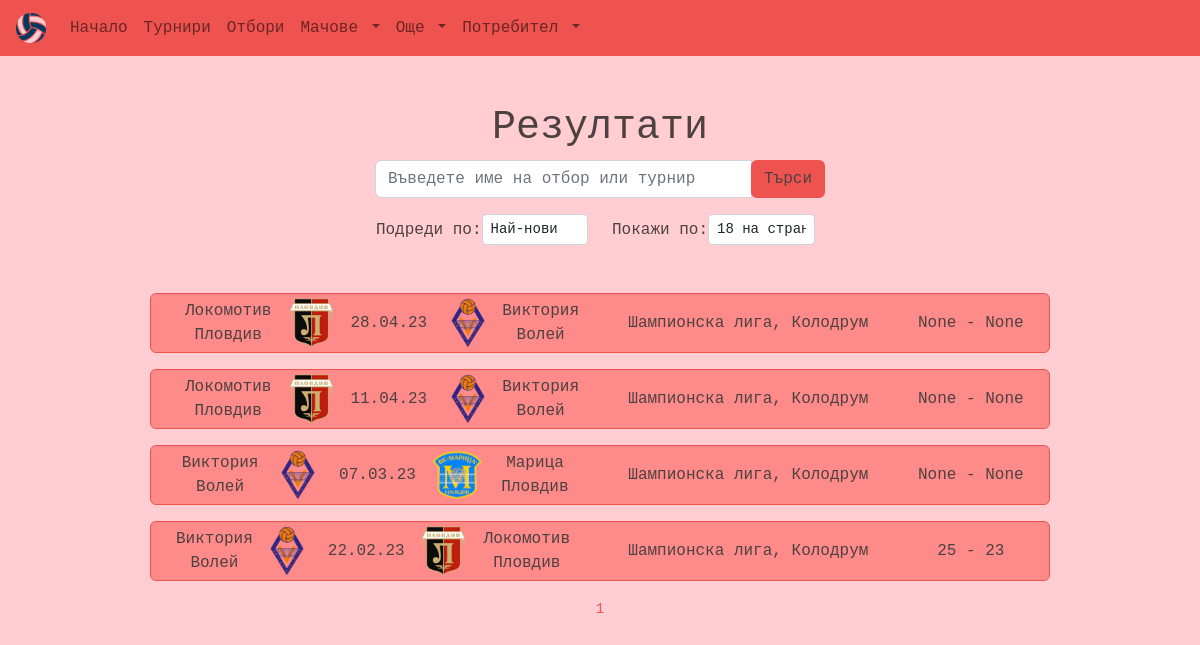
The app's page /results/, older data.
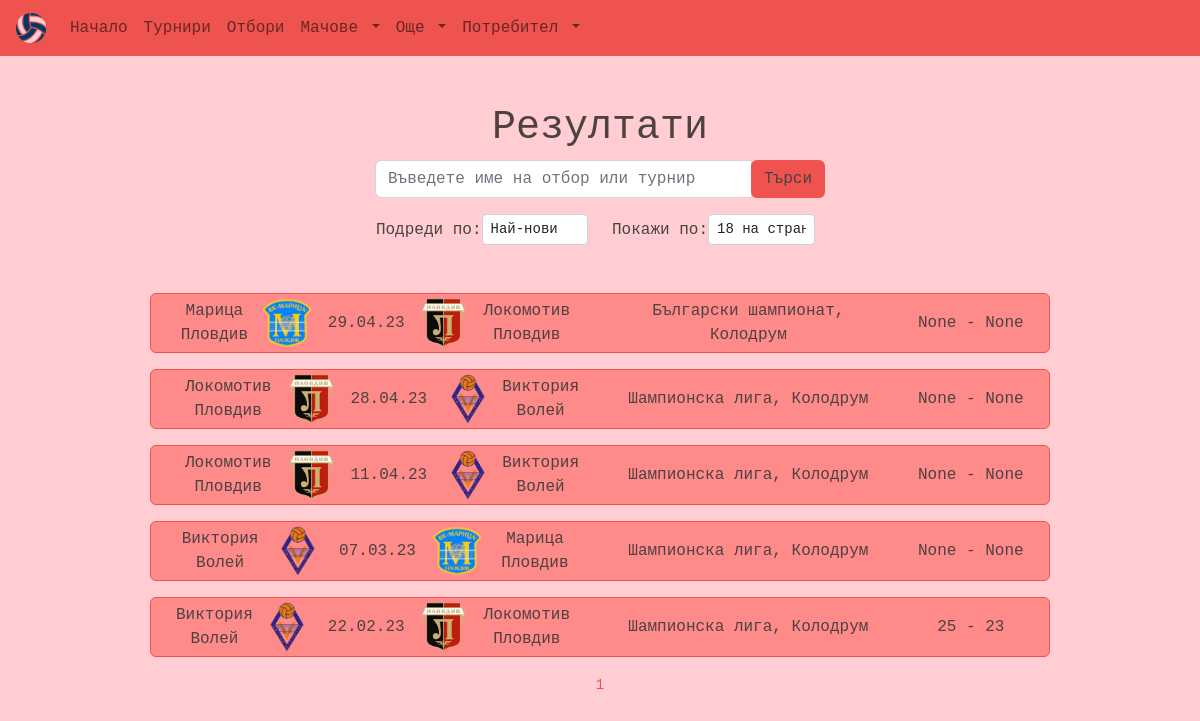
The same page, newer data.
### main/models.py (models this page shows, shortened)
class Match(models.Model):
    id = models.UUIDField(primary_key=True, default=uuid.uuid4, editable=False)
    team1 = models.ForeignKey(Team, on_delete=models.CASCADE, null=False, blank=False,
    related_name='team1')
    team2 = models.ForeignKey(Team, on_delete=models.CASCADE, null=False, blank=False,
    related_name='team2')
    tournament = models.ForeignKey(Tournament, on_delete=models.CASCADE, null=False, blank=False)
    date = models.DateTimeField(null=True, blank=True)
    referee = models.ForeignKey(Referee, on_delete=models.SET_NULL, null=True, blank=True)
    team1_points = models.PositiveSmallIntegerField(validators=[MaxValueValidator(200),
    MinValueValidator(0)], null=True, blank=True)
    team2_points = models.PositiveSmallIntegerField(validators=[MaxValueValidator(200),
    MinValueValidator(0)], null=True, blank=True)
    class Meta:
        verbose_name_plural = 'Matches'
        ordering = ['-date', 'tournament']

class Team(models.Model):
    id = models.UUIDField(primary_key=True, default=uuid.uuid4, editable=False)
    name = models.CharField(max_length=64, null=False, blank=False)
    coach = models.CharField(max_length=64, null=True, blank=True)
    founded_in = models.DateField(null=True, blank=True)
    location = models.CharField(max_length=64, null=False, blank=False)
    picture = models.ImageField(upload_to="teams_pics", null=True, blank=True)
    description = models.TextField(null=True, blank=True)
    class Meta:
        ordering = ['name']

class Tournament(models.Model):
    id = models.UUIDField(primary_key=True, default=uuid.uuid4, editable=False)
    name = models.CharField(max_length=64, null=False, blank=False)
    hall = models.ForeignKey(Hall, on_delete=models.SET_NULL, null=True, blank=True)
    prize_pool = models.DecimalField(decimal_places=2, max_digits=10,
    validators=[MinValueValidator(100)], null=True, blank = True)
    opening_date = models.DateTimeField(null=True, blank=True)
    closing_date = models.DateTimeField(null=True, blank=True)
    teams = models.ManyToManyField(Team, related_name='tournaments')
    referees = models.ManyToManyField(Referee, related_name='tournaments')
    winner = models.ForeignKey(Team, on_delete=models.SET_NULL, null=True, blank=True,
    related_name='winner')
    description = models.TextField(null=True, blank=True)
    class Meta:
        ordering = ['-opening_date']

class Hall(models.Model):
    id = models.UUIDField(primary_key=True, default=uuid.uuid4, editable=False)
    name = models.CharField(max_length=128, null=False, blank=False)
    location = models.CharField(max_length=128, null=False, blank=False)
    max_seats = models.PositiveIntegerField(validators=[MaxValueValidator(50000), MinValueValidator(500)], null=False, blank=False)
    picture = models.ImageField(upload_to="halls_pics", null=True, blank=True)

### main/views/views_matches.py (the view)
# urls.py: path('results/', views.results, name='results'),
def results(request):
    q = request.GET.get("q") if request.GET.get("q") != None else ""
    get_matches = Match.objects.filter(
            Q(team1__name__icontains=q)
            | Q(team2__name__icontains=q)
            | Q(tournament__name__icontains=q)
        )
    sort_by = request.GET.get("sort_by")
    if sort_by == "newest":
        get_matches = get_matches.order_by("-date")
    elif sort_by == "oldest":
        get_matches = get_matches.order_by("date")
    show = request.GET.get("show")
    if show == "18":
        items = 18
    elif show == "30":
        items = 30
    elif show == "60":
        items = 60
    else:
        items = 18
    paginator = Paginator(get_matches, items)
    page = request.GET.get("page")
    matches = paginator.get_page(page)
    now = timezone.now()
    context = {"matches": matches, "now": now}
    return render(request, "main/info_templates/results.html", context)

### main/templates/main/info_templates/results.html (shortened to what this page needs)
{% extends 'base.html' %}
{% block content %}
<header class="text-font text-center mt-5">
    <h1>Резултати</h1>
    <div class="col col-md-6 mx-auto">
        <div class="w-75 text-center m-auto">
            <form class="mb-3" method="GET" action="">
                <div class="input-group">
                    <input type="text" autocomplete="off" name="q" class="form-control" placeholder="Въведете име на отбор или турнир">
                    <div class="input-group-append">
                        <button class="btn btn-main rounded-right" type="submit">Търси</button>
                    </div>
                </div>
                <div class="row d-none d-lg-flex mt-3">
                    <div class="col-6 d-flex align-items-center justify-content-end">
                        <span class="">Подреди по:</span>
                        <select class="form-control form-control-sm w-50 h-50" name="sort_by" onchange="this.form.submit()">
                            <option value="newest" {% if request.GET.sort_by == "newest" %}selected{% endif %}>
                                Най-нови
                            </option>
                        </select>
                    </div>
                    <div class="col-6 d-flex align-items-center">
                        <span class="">Покажи по:</span>
                        <select class="form-control form-control-sm w-50 h-50" name="show" onchange="this.form.submit()">
                            <option value="18" {% if request.GET.show == "18" %}selected{% endif %}>18 на страница</option>
                        </select>
                    </div>
                </div>
            </form>
        </div>
    </div>
</header>
<main class="container-fluid w-75 mt-5 h-100">
    {% for match in matches %}
    {% if now > match.date %}
    <a href="{% url 'match-info' match.id %}" class="text-decoration-none text-font link-font">
        <section class="row bg-sec my-3 rounded border-main p-1 d-none d-lg-flex d-xl-flex">
            <div class="col-lg-6 d-flex align-items-center justify-content-center text-center">
                <div class="d-flex align-items-center justify-content-center text-center">
                    <span>{{match.team1.name}}</span>
                    <img src="{{match.team1.picture.url}}" width="50px" height="50px">
                </div>
                <div class="mx-3 text-center d-flex align-items-center justify-content-center">
                    {{match.date|date:"d.m.y"}}
                </div>
                <div class="d-flex align-items-center justify-content-center text-center">
                    <img src="{{match.team2.picture.url}}" width="50px" height="50px">
                    <span>{{match.team2.name}}</span>
                </div>
            </div>
            <div class="col-lg-4 d-flex align-items-center justify-content-center text-center">
                {{match.tournament.name}}, {{match.tournament.hall.name}}
            </div>
            <div class="col-lg-2 d-flex align-items-center justify-content-center text-center">
                {{match.team1_points}} - {{match.team2_points}}
            </div>
        </section>
    </a>
    {% endif %}
    {% endfor %}
    <div class="text-center my-3">
        <small class="text-main">{{matches.number}}</small>
    </div>
</main>
{% endblock %}

Row changes from the older to the newer data that the page shows:
added Match: team1.name "Марица Пловдив", team1.picture (picture), date "29.04.23", team2.picture (picture), team2.name "Локомотив Пловдив", tournament.name "Български шампионат", tournament.hall.name "Колодрум", team1_points "None", team2_points "None"
